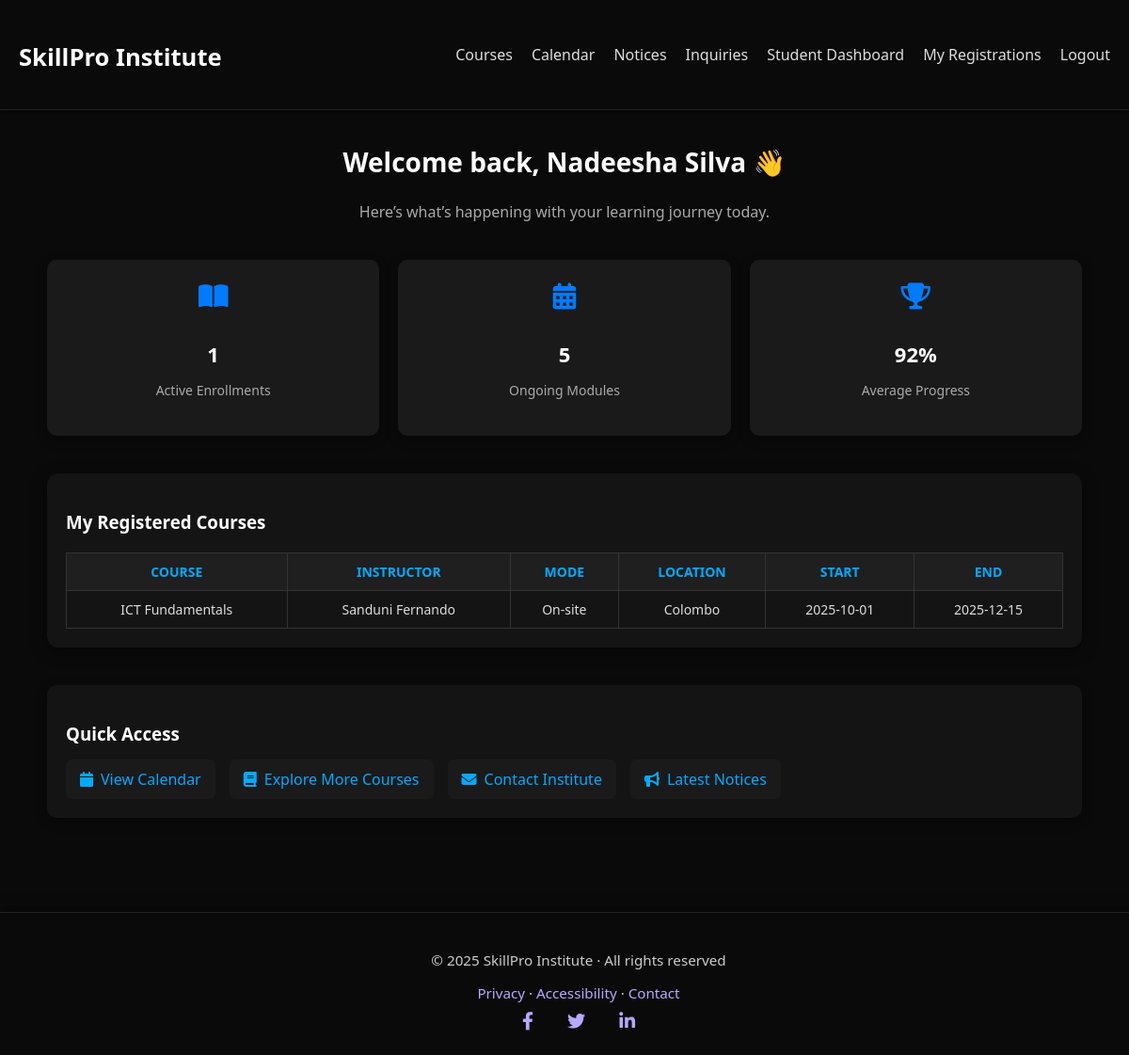
Screenshot of /student/dashboard.php (signed in) with the database file from the repository.
### tables this page shows
CREATE TABLE course_offerings (
  id INT AUTO_INCREMENT PRIMARY KEY,
  course_id INT,
  instructor_id INT,
  mode ENUM('Online','On-site'),
  location VARCHAR(120),
  start_date DATE,
  end_date DATE,
  FOREIGN KEY (course_id) REFERENCES courses(id) ON DELETE CASCADE,
  FOREIGN KEY (instructor_id) REFERENCES users(id) ON DELETE SET NULL
);

CREATE TABLE courses (
  id INT AUTO_INCREMENT PRIMARY KEY,
  title VARCHAR(160),
  category VARCHAR(100),
  description TEXT,
  fee DECIMAL(10,2) DEFAULT 0
);

CREATE TABLE users (
  id INT AUTO_INCREMENT PRIMARY KEY,
  role ENUM('admin','instructor','student') NOT NULL,
  full_name VARCHAR(120) NOT NULL,
  email VARCHAR(160) UNIQUE NOT NULL,
  password_hash VARCHAR(255) NOT NULL,
  created_at TIMESTAMP DEFAULT CURRENT_TIMESTAMP
);

### student/dashboard.php (the view, shortened to what this page needs)
<?php
require_once __DIR__ . '/../config/db.php';
include_once __DIR__ . '/../partials/header.php';
$student_id = $_SESSION['user_id'];
$stmt = $pdo->prepare("
  SELECT c.title, o.mode, o.location, o.start_date, o.end_date, u.full_name AS instructor
  FROM registrations r
  JOIN course_offerings o ON r.offering_id = o.id
  JOIN courses c ON o.course_id = c.id
  LEFT JOIN users u ON o.instructor_id=u.id
  WHERE r.student_id = ?
");
$stmt->execute([$student_id]);
$registrations = $stmt->fetchAll(PDO::FETCH_ASSOC);
?>
<link rel="stylesheet" href="/skill_pro_v2/assets/css/theme.css?v=<?php echo time(); ?>">
<link rel="stylesheet" href="/skill_pro_v2/assets/css/student.css?v=<?php echo time(); ?>">
<div class="dashboard-wrapper">
  <section class="welcome-section">
    <h2>Welcome back, <?= htmlspecialchars($_SESSION['name']) ?> 👋</h2>
    <p>Here’s what’s happening with your learning journey today.</p>
  </section>
  <section class="stats-cards">
    <div class="stat-card"><i class="fa-solid fa-book-open"></i><h3><?= count($registrations) ?></h3><p>Active Enrollments</p></div>
    <div class="stat-card"><i class="fa-solid fa-calendar-days"></i><h3><?= rand(2,5) ?></h3><p>Ongoing Modules</p></div>
    <div class="stat-card"><i class="fa-solid fa-trophy"></i><h3><?= rand(75,99) ?>%</h3><p>Average Progress</p></div>
  </section>
  <section class="course-section">
    <h3>My Registered Courses</h3>
    <?php if ($registrations): ?>
      <table class="dark-table">
        <thead>
          <tr><th>Course</th><th>Instructor</th><th>Mode</th><th>Location</th><th>Start</th><th>End</th></tr>
        </thead>
        <tbody>
        <?php foreach($registrations as $r): ?>
          <tr>
            <td><?= htmlspecialchars($r['title']) ?></td>
            <td><?= htmlspecialchars($r['instructor']) ?></td>
            <td><?= $r['mode'] ?></td>
            <td><?= $r['location'] ?></td>
            <td><?= $r['start_date'] ?></td>
            <td><?= $r['end_date'] ?></td>
          </tr>
        <?php endforeach; ?>
        </tbody>
      </table>
    <?php else: ?>
      <p class="empty-msg">You have not registered for any courses yet.</p>
    <?php endif; ?>
  </section>
  <section class="quick-links">
    <h3>Quick Access</h3>
    <div class="links-grid">
      <a href="../calendar.php"><i class="fa-solid fa-calendar"></i> View Calendar</a>
      <a href="../courses.php"><i class="fa-solid fa-book"></i> Explore More Courses</a>
      <a href="../inquiries.php"><i class="fa-solid fa-envelope"></i> Contact Institute</a>
      <a href="../notices.php"><i class="fa-solid fa-bullhorn"></i> Latest Notices</a>
    </div>
  </section>
</div>
<?php include_once __DIR__ . '/../partials/footer.php'; ?>

### assets/css/theme.css (style rules this page uses)
html, body { background-color: #0a0a0a !important; color: #f0f0f0; font-family: "Poppins", Arial, sans-serif; margin: 0; padding: 0; min-height: 100vh; }
h1, h2, h3, h4 { color: #fff; }
a { color: #4e9eff; text-decoration: none; transition: color 0.3s ease, text-shadow 0.3s ease; }
:root { --header-h: 78px; }
body { padding-top: var(--header-h); }

### assets/css/student.css (style rules this page uses)
body { background-color: #0e0e0e; color: #f2f2f2; font-family: 'Segoe UI', sans-serif; margin: 0; padding: 0; }
.dashboard-wrapper { max-width: 1100px; margin: 40px auto; padding: 20px; }
.welcome-section { text-align: center; margin-bottom: 40px; }
.welcome-section h2 { font-size: 28px; color: #fff; }
.welcome-section p { color: #aaa; }
.stats-cards { display: grid; grid-template-columns: repeat(auto-fit, minmax(200px, 1fr)); gap: 20px; margin-bottom: 40px; }
.stat-card { background: #1a1a1a; border-radius: 10px; text-align: center; padding: 25px 15px; box-shadow: 0 4px 12px rgba(0,0,0,0.4); transition: transform 0.2s ease, box-shadow 0.2s ease; }
.stat-card i { font-size: 28px; color: #007bff; margin-bottom: 10px; }
.stat-card h3 { font-size: 22px; margin-bottom: 5px; color: #fff; }
.stat-card p { color: #aaa; font-size: 14px; }
.course-section { background: #141414; border-radius: 12px; padding: 20px; box-shadow: 0 4px 15px rgba(0,0,0,0.5); }
.course-section h3 { color: #fff; margin-bottom: 20px; }
.dark-table { width: 100%; border-collapse: collapse; color: #ddd; font-size: 14px; }
.dark-table th, .dark-table td { border: 1px solid #333; padding: 10px; text-align: center; }
.dark-table th { background: #1f1f1f; color: #00aaff; text-transform: uppercase; font-weight: 600; }
.quick-links { margin-top: 40px; background: #141414; border-radius: 10px; padding: 20px; box-shadow: 0 4px 12px rgba(0,0,0,0.4); }
.quick-links h3 { color: #fff; margin-bottom: 15px; }
.links-grid { display: flex; flex-wrap: wrap; gap: 15px; }
.links-grid a { display: flex; align-items: center; gap: 8px; background: #1a1a1a; color: #00aaff; text-decoration: none; padding: 10px 15px; border-radius: 6px; transition: background 0.2s ease, color 0.2s ease; }
.links-grid i { font-size: 16px; }

### rows the page displays
course_offerings: course.title "ICT Fundamentals", instructor.full_name "Sanduni Fernando", mode "On-site", location "Colombo", start_date "2025-10-01", end_date "2025-12-15"

### other values shown
$_SESSION['name'] "Nadeesha Silva"
count($registrations) "1"
